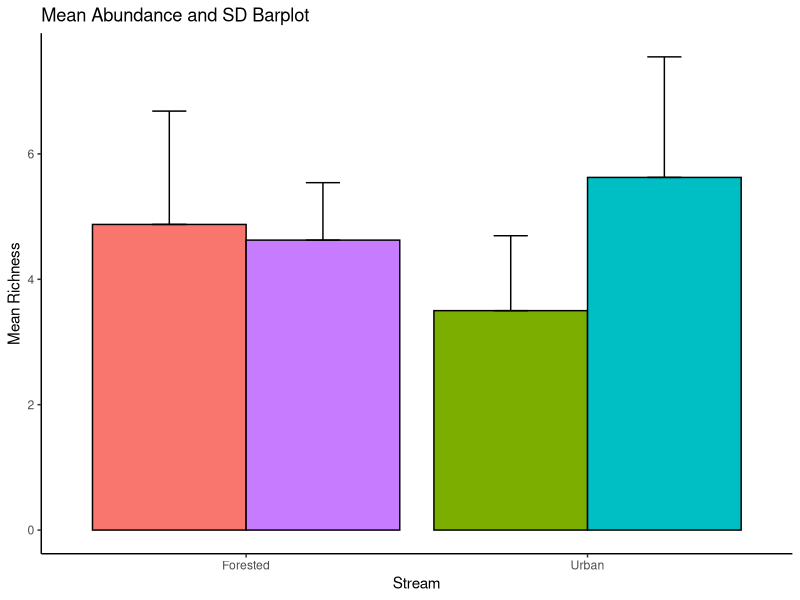
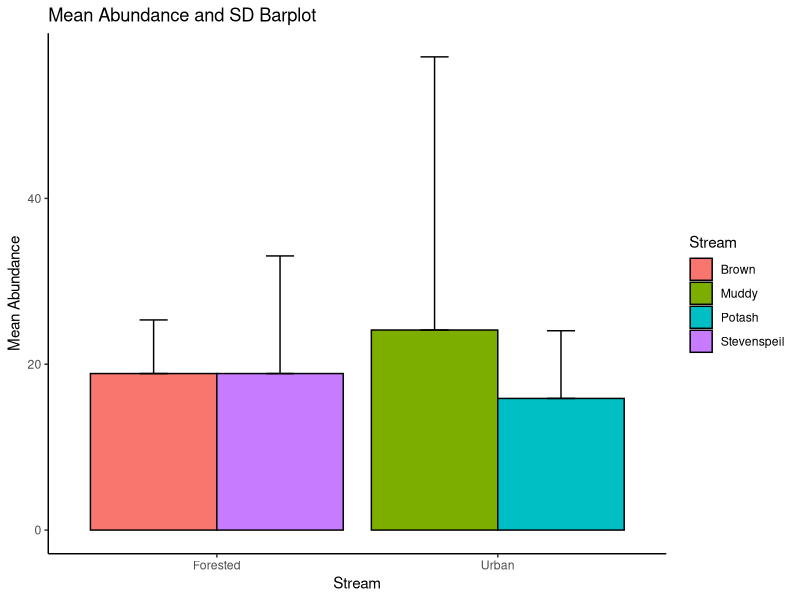
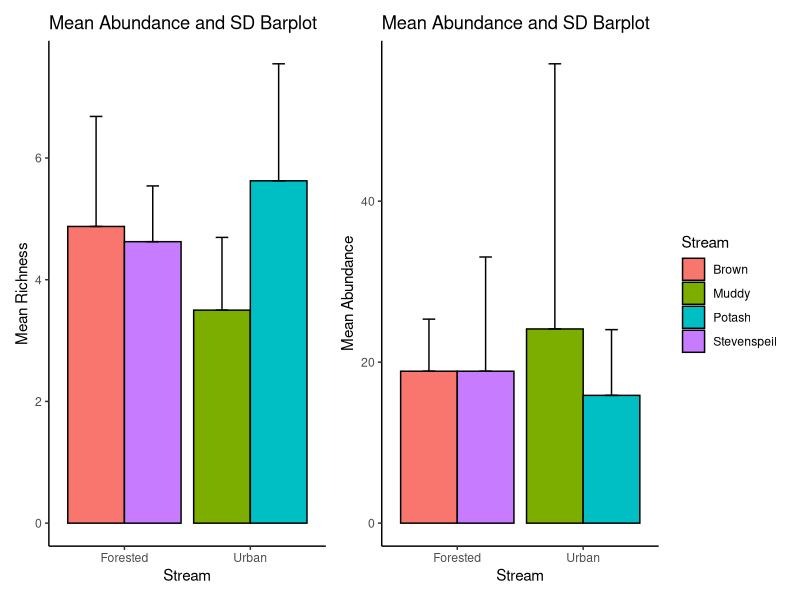

These charts were generated, in order, by the following R code:



library(readxl)
library(dplyr)
library(ggplot2)

data <- read_excel('2023 Maya Thomson/Sum of Thesis Stream Data.xlsx', sheet = 'Macros')
head(data,6)


# Sum total of individuals by Stream, Pack, Family
richness <- data %>%
  group_by(Stream, Pack) %>%
  summarize(Family_richness = n_distinct(Family))

head(richness)

# Summarize by stream
summary_richness <- richness %>%
  group_by(Stream) %>%
  summarise(Mean_Fam_richness = mean(Family_richness),
    SD_Fam_richness = sd(Family_richness))


# Create a new column for grouping
summary_richness$Group <- ifelse(summary_richness$Stream %in% 
                                   c("Brown", "Stevenspeil"), "Forested", "Urban")

# Create barplot
p <- ggplot(summary_richness, aes(x = Group, y = Mean_Fam_richness, fill = Stream)) +
  geom_bar(stat = "identity", position = "dodge", color = "black") +
  geom_errorbar(aes(ymin = Mean_Fam_richness, ymax = Mean_Fam_richness + SD_Fam_richness),
                position = position_dodge(0.9), width = 0.2) +
  labs(title = "Mean Abundance and SD Barplot",
       x = "Stream",
       y = "Mean Richness") +
  theme_classic() +
  theme(legend.position = "none")
p



# Count and sum characters in the Family column by Stream and Pack
abundance <- data %>%
  group_by(Stream, Pack) %>%
  summarize(abundance = n()) 
  

abundance


# General -----------------------------------------------------------------
# Calculate mean and standard deviation for each stream
summary_abundance <- abundance %>%
  group_by(Stream) %>%
  summarize(mean_abundance = mean(abundance),
            sd_abundance = sd(abundance))


# Create a new column for grouping
summary_abundance$Group <- ifelse(summary_abundance$Stream %in% 
                                    c("Brown", "Stevenspeil"), "Forested", "Urban")

# Create barplot for abundance
q <- ggplot(summary_abundance, aes(x = Group, y = mean_abundance, fill = Stream)) +
  geom_bar(stat = "identity", position = "dodge", color = "black") +
  geom_errorbar(aes(ymin = mean_abundance, ymax = mean_abundance + sd_abundance),
                position = position_dodge(0.9), width = 0.2) +
  labs(title = "Mean Abundance and SD Barplot",
       x = "Stream",
       y = "Mean Abundance") +
  theme_classic()

q

library(patchwork)
p + q



